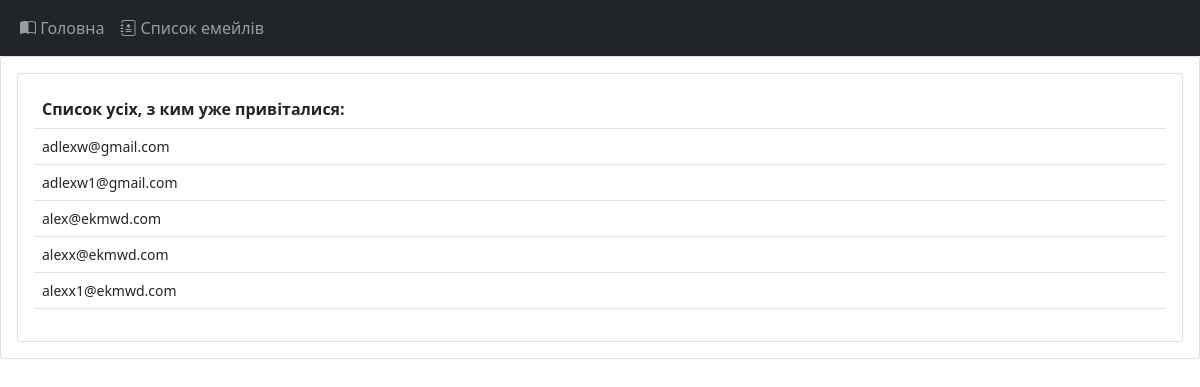
The app's page /email-list/, older data.
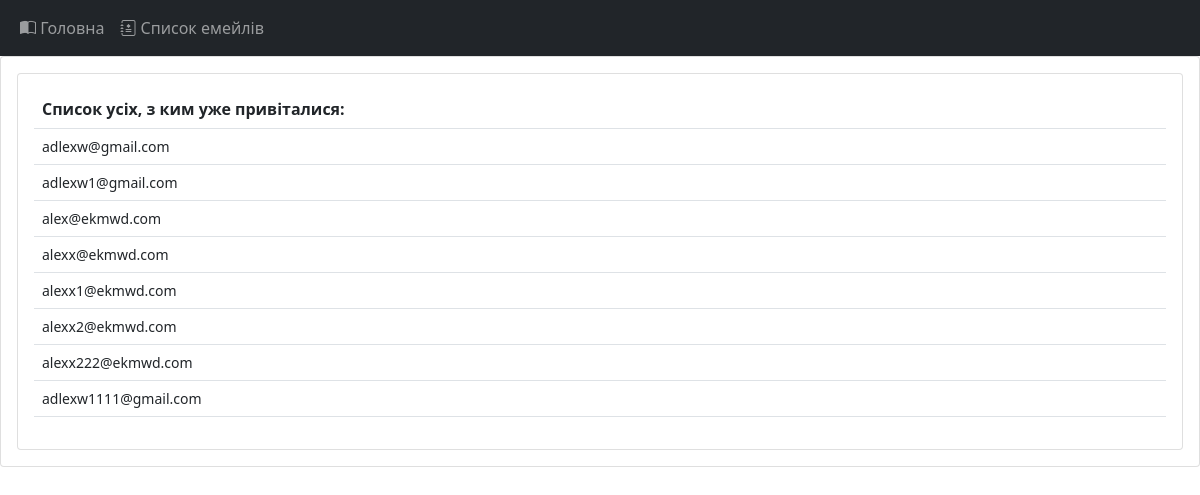
The same page, newer data.
### dashboard/models.py (models this page shows)
class Email(models.Model):
    email_field = models.EmailField(max_length=254, blank=False, null=False)
    date_field = models.DateTimeField(auto_now_add=True)
    state_field = models.BooleanField(default=False, null=True)
    def __str__(self):
        return self.email_field

### dashboard/views.py (the view)
# urls.py: path('email-list/', views.email_list, name="list"),
def email_list(request):
    emails = Email.objects.all()
    context = {'emails':emails}
    latest = Email.objects.latest('date_field')
    Email.objects.filter(email_field=latest).update(state_field='')
    return render(request, 'dashboard/email_list.html', context)

### dashboard/templates/dashboard/email_list.html
{% extends 'dashboard/index.html' %}
{% block content %}
<div class="card text-center">
  <div class="card-body">
		<div class="row">
			<div class="col-md">
				<div class="card card-body">
					<table class="table">
						<tr>
              <th>Список усіх, з ким уже привіталися:</th>
						</tr>
            {% for email in emails %}
              <tr>
                <td><small>{{email}}</small></td>
              </tr>
            {% endfor %}
					</table>
				</div>
			</div>
		</div>
	</div>
</div>
{% endblock %}

Row changes from the older to the newer data that the page shows:
added Email: email_field "alexx2@ekmwd.com"
added Email: email_field "alexx222@ekmwd.com"
added Email: email_field "adlexw1111@gmail.com"
